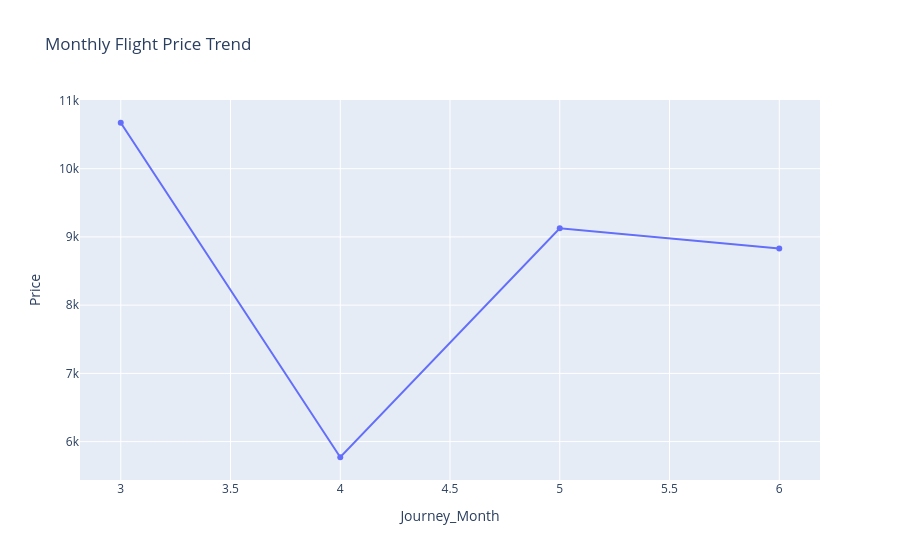

Notebook code cell kept with this figure:
### Markdown cell above
## Monthly Flight Price Trend

### Code cell
monthly_price = df.groupby('Journey_Month')['Price'].mean().reset_index()

fig = px.line(
    monthly_price,
    x='Journey_Month',
    y='Price',
    markers=True,
    title=' Monthly Flight Price Trend'
)

fig.show()

### Figure 1 — Plotly figure (JSON) as saved in the notebook; plotly's stock layout.template omitted (floating-point values rounded to 4 significant figures)
{"data": [{"hovertemplate": "Journey_Month=%{x}<br>Price=%{y}<extra></extra>", "legendgroup": "", "line": {"color": "#636efa", "dash": "solid"}, "marker": {"symbol": "circle"}, "mode": "lines+markers", "name": "", "orientation": "v", "showlegend": false, "type": "scatter", "x": [3, 4, 5, 6], "xaxis": "x", "y": [10670.0, 5771.0, 9128.0, 8829.0], "yaxis": "y"}], "layout": {"legend": {"tracegroupgap": 0}, "title": {"text": " Monthly Flight Price Trend"}, "xaxis": {"anchor": "y", "domain": [0, 1], "title": {"text": "Journey_Month"}}, "yaxis": {"anchor": "x", "domain": [0, 1], "title": {"text": "Price"}}}}
